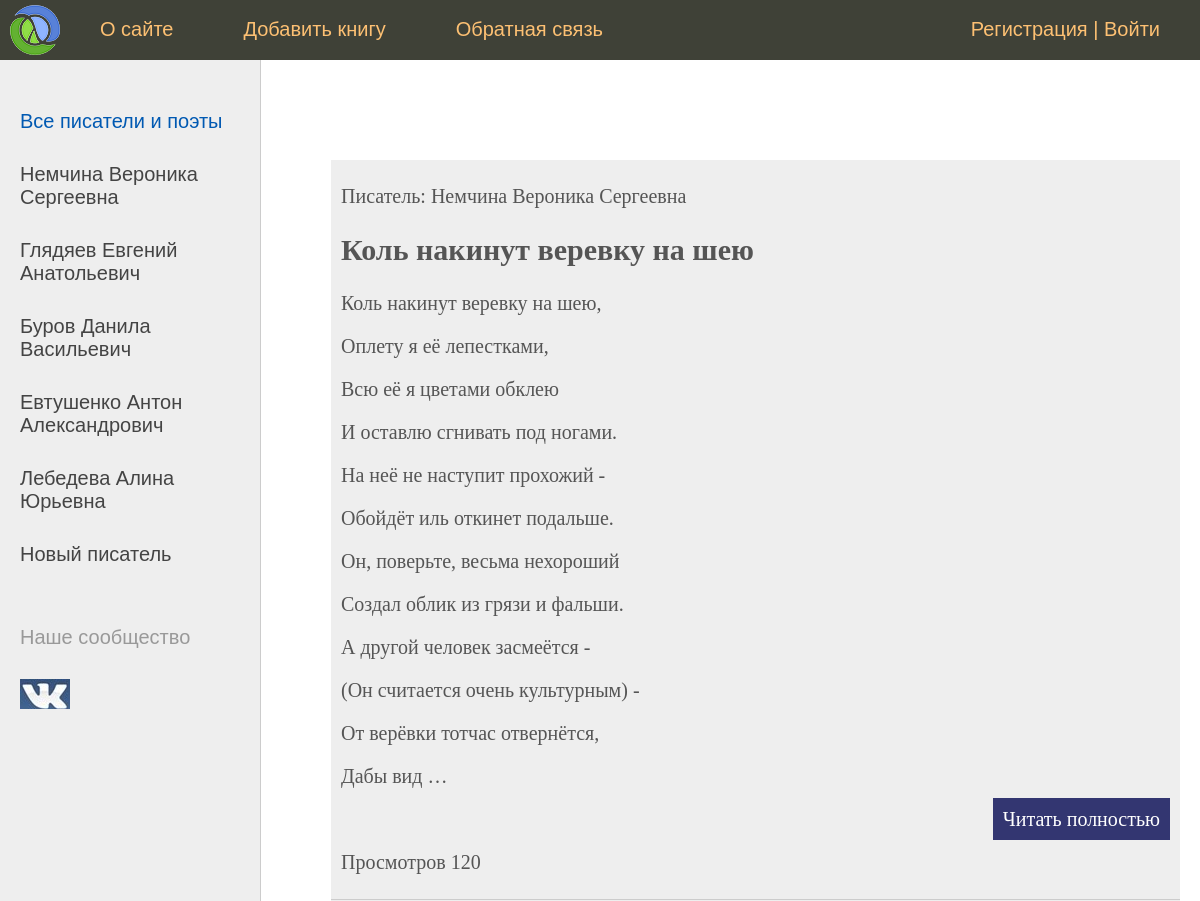
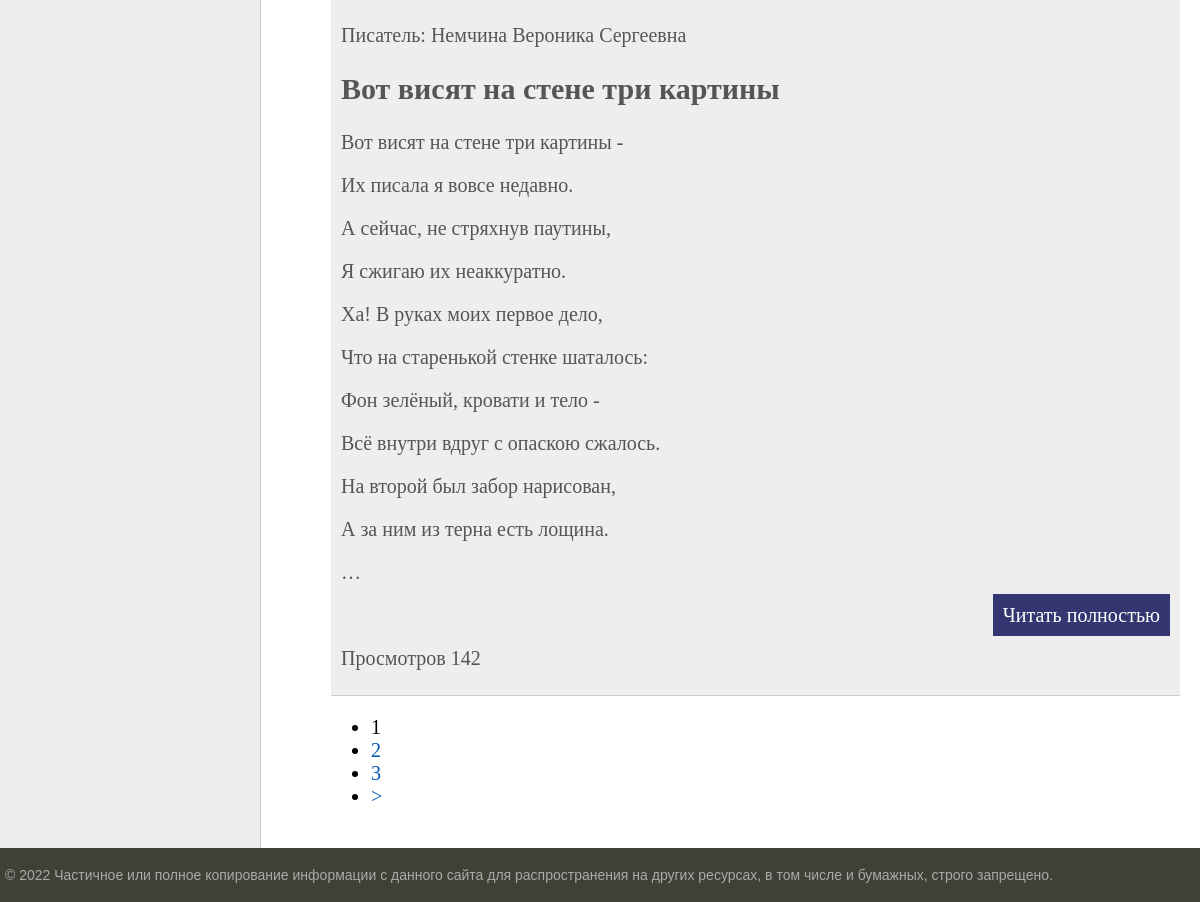
The page / on the database its author committed (2 pictures, top to bottom).
### magazine/models.py (models this page shows, shortened)
class Category(models.Model):
    name = models.CharField(max_length=100, db_index=True, verbose_name="Категория")
    slug = models.SlugField(max_length=250, unique=True, db_index=True, verbose_name='URL')
    def __str__(self):
        return self.name
    def get_absolute_url(self):
        return reverse('category', kwargs={'categor_slug': self.slug})
    class Meta:
        verbose_name = "Категории"
        verbose_name_plural = "Категории"
        ordering = ['id']

class Magazine(models.Model):
    title = models.CharField(max_length=200, verbose_name='Заголовок')
    content = models.TextField(blank=True, verbose_name="Контент")
    photo_magazine = models.ImageField(upload_to="photos/%Y/%m/%d/", verbose_name="Фото", blank=True)
    time_create = models.DateTimeField(auto_now_add=True, verbose_name="Время создания")
    time_update = models.DateTimeField(auto_now=True, verbose_name="Время изменнения")
    is_published = models.BooleanField(default=True, verbose_name="Публикация")
    categor = models.ForeignKey('Category', on_delete=models.PROTECT, verbose_name="Категория")
    slug = models.SlugField(max_length=250, unique=True, db_index=True, verbose_name='URL')
    views = models.IntegerField(default=20)
    def get_absolute_url(self):
        return reverse('post', kwargs={'post_slug': self.slug})
    class Meta:
        verbose_name = 'Книги'
        verbose_name_plural = 'Книги'
        ordering = ['id']

### magazine/views.py (the view)
# urls.py: path('', MagazineHome.as_view(), name='home'),
class MagazineHome(DataMixin, ListView):
    model = Magazine
    template_name = 'magazine/index.html'
    context_object_name = 'posts'
    def get_context_data(self, *, object_list=None, **kwargs):
        context = super().get_context_data(**kwargs)
        c_def = self.get_user_context(title="Главная страница")
        return dict(list(context.items()) + list(c_def.items()))
    def get_queryset(self):
        return Magazine.objects.filter(is_published=True)

### magazine/utils.py (called while the page is built)
    def get_user_context(self, **kwargs):
        context = kwargs
        categors = Category.objects.all()
        context['menu'] = menu
        context['categors'] = categors
        if 'categor_selected' not in context:
            context['categor_selected'] = 0
        return context

### magazine/templates/magazine/index.html (shortened to what this page needs)
{% extends 'magazine/base.html' %}
{% block content %}
<ul class="list-articles">
	{% for p in posts %}
	        <li><div class="article-panel">
	<p class="'first">Писатель: {{p.categor}}<p>
<div>
				<h2>{{p.title}}</h2>
	{% autoescape off %}
	{{p.content|linebreaks|truncatewords:70}}
	{% endautoescape %}
			<p class="link-read-post"><a href="{{ p.get_absolute_url }}">Читать полностью</a></p>
				<p>Просмотров {{ p.views }}</p>
			</li>
	{% endfor %}
</ul>
{% endblock %}

### magazine/templates/magazine/base.html (shortened to what this page needs)
{% load static %}
{% load magazine_tags %}
<!DOCTYPE html>
<html>
<head>
	<link type="text/css" href="{% static 'magazine/css/style.css' %}" rel="stylesheet" />
</head>
<body>
<table class="table-page" border=0 cellpadding="0" cellspacing="0">
<tr><td valign=top>
{% block mainmenu %}
		<div class="header">
			<ul id="mainmenu" class="mainmenu">
			<li class="logo"><a href="{% url 'home' %}"><div class="logo"></div></a></li>
{% for m in menu %}
			<li><a href="{% url m.url_name %}">{{m.title}}</a></li>
{% endfor %}
				{% if request.user.is_authenticated %}
				<li class="last"> {{ user.username}} | <a href="{% url 'logout' %}">Выйти</a></li>
				{% else %}
				<li class="last"><a href="{% url 'register' %}">Регистрация</a> | <a href="{% url 'login' %}">Войти</a></li>
				{% endif %}
			</ul>
		</div>
{% endblock mainmenu %}
<table class="table-content" border=0 cellpadding="0" cellspacing="0">
<tr>
	<td valign="top" class="left-chapters">
	<ul id="leftchapters">
{% if categor_selected == 0 %}
		<li class="selected">Все писатели и поэты</li>
{% else %}
		<li><a href="{% url 'home' %}">Все писатели и поэты</a></li>
{% endif %}
{% for c in categors %}
	{% if c.pk == categor_selected %}
		<li class="selected">{{c.name}}</li>
	{% else %}
		<li><a href="{{ c.get_absolute_url }}">{{c.name}}</a></li>
	{% endif %}
{% endfor %}
		<li class="share">
		<p>Наше сообщество</p>
		<a class="share-yt" href="https://vk.com/writers_club_1" target="_blank" rel="nofollow"></a>
		</li>
	</ul>
</td>
<td valign="top" class="content">
<div class="content-text">
{% block content %}
{% endblock %}
{% if page_obj.has_other_pages %}
<nav class="list-pages">
    <ul>
        {% for p in paginator.page_range %}
		{% if page_obj.number == p %}
        <li class="page-num page-num-selected">{{ p }}</li>
		{% elif p >= page_obj.number|add:-2 and p <= page_obj.number|add:2  %}
        <li class="page-num">
            <a href="?page={{ p }}">{{ p }}</a>
        </li>
		{% endif %}
        {% endfor %}
{% if page_obj.has_next %}
<li class="page-num">
	<a href="?page={{ page_obj.next_page_number }}">&gt;</a>
</li>
{% endif %}
    </ul>
</nav>
{% endif %}
	</div>
</td></tr></table>
</td></tr>
<tr><td valign=top>
	<div id="footer">
		<p>&copy; 2022 Частичное или полное копирование информации с данного сайта для распространения на других ресурсах, в том числе и бумажных, строго запрещено.</p>
	</div>
</td></tr></table>
</body>
</html>

### magazine/static/magazine/css/style.css (style rules this page uses)
html, body { font-family: 'Arial'; margin: 0; padding: 0; height: 100%; width: 100%; color: #444; }
a { color: #0059b2; text-decoration: none; }
p.link-read-post { text-align: right; }
p.link-read-post a { padding: 10px; min-width: 100px; background: #333671; color: #fff; text-decoration: none; }
div.article-panel { background: #eee; padding: 5px 10px 5px 10px; box-sizing: border-box; overflow: hidden; color: #555; }
ul.list-articles { list-style: none; margin: 0; padding: 0; }
ul.list-articles li { border-bottom: 1px solid #ccc; }
.table-page { width: 100%; height: 100%; vertical-align: top; }
.table-page tr { height: 100%; }
.header { background: #3F4137; height: 60px; }
.logo { background: url('../images/logo.png') no-repeat 10px 5px; width: 70px; height: 60px; }
ul.mainmenu { list-style: none; margin: 0; padding: 0; height: 60px; color: #fdc073; font-size: 20px; overflow: hidden; }
ul.mainmenu li { float: left; margin: 18px 40px 0 30px; }
ul.mainmenu li.logo { margin: 0; }
ul.mainmenu li.last { float: right; }
ul.mainmenu li a { color: #fdc073; text-decoration: none; }
.table-content { width: 100%; min-height: 100%; height: 100%; }
.left-chapters { margin: 0; background: #eee; border-right: 1px solid #ccc; min-height: 100%; }
.left-chapters ul { width: 230px; min-height: 100%; margin: 0; padding: 20px 10px 10px 20px; list-style: none; font-size: 20px; }
.left-chapters ul li { margin: 30px 0 0 0; color: #999; }
.left-chapters ul li.selected { color: #0059b2; }
.left-chapters ul li a { color: #444; text-decoration: none; }
.left-chapters ul li.share { margin: 60px 0 0 0; }
.left-chapters ul li.share p { margin: 30px 0 30px 0; }
.left-chapters ul li.share a { display: inline-block; width: 40px; height: 40px; margin: 0 20px 0 0; }
.left-chapters ul li.share a.share-yt { width: 100%; height: 30px; background: url('../images/share.png') no-repeat 0 0 }
.content { padding: 40px 20px 20px 40px; width: 100%; box-sizing: border-box; }
.content-text { margin: 60px 0 0 30px; color: #000; font-size: 20px; font-family: Yandex Sans Display Light; }
#footer { box-sizing: border-box; background: #3F4137; padding: 5px; color: #aaa; font-size: 14px; font-family: Verdana, Geneva, Arial, Helvetica; text-align: left; overflow: hidden; }

### rows shown on the page
Category: name "Немчина Вероника Сергеевна"
Category: name "Глядяев Евгений Анатольевич"
Category: name "Буров Данила Васильевич"
Category: name "Евтушенко Антон Александрович"
Category: name "Лебедева Алина Юрьевна"
Category: name "Новый писатель"
Magazine: categor "Немчина Вероника Сергеевна", title "Коль накинут веревку на шею", content "Коль накинут веревку на шею, Оплету я её лепестками, Всю её я цветами обклею И оставлю сгнивать под ногами. На неё не наступит прохожий - Обойдёт иль откинет подальше. Он, поверьте, весьма нехороший Создал облик из грязи и фальши. А другой человек засмеётся - (Он считается очень культурным) - От верёвки тотчас отвернётся, Дабы вид …", views "120"
Magazine: categor "Немчина Вероника Сергеевна", title "Вот висят на стене три картины", content "Вот висят на стене три картины - Их писала я вовсе недавно. А сейчас, не стряхнув паутины, Я сжигаю их неаккуратно. Ха! В руках моих первое дело, Что на старенькой стенке шаталось: Фон зелёный, кровати и тело - Всё внутри вдруг с опаскою сжалось. На второй был забор нарисован, А за ним из терна есть лощина. …", views "142"

### other values the page prints
{{ m.title }} "О сайте" "Добавить книгу" "Обратная связь"
{{ p }} "1"
{{ p }} "2" "3"
